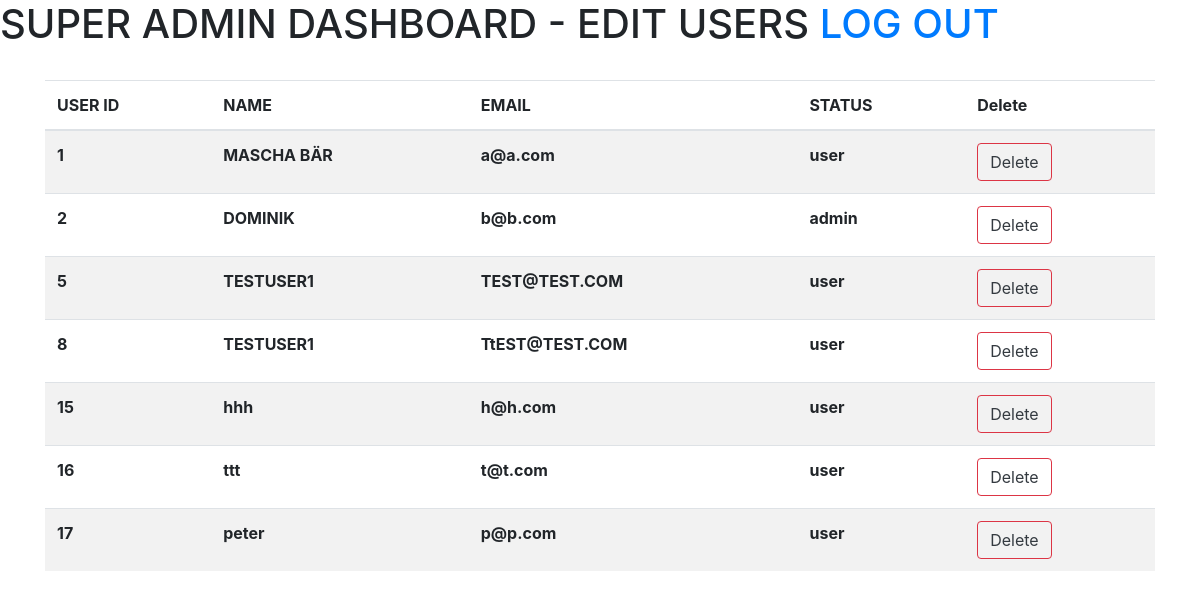
Page /adminusers.php on the earlier database version.
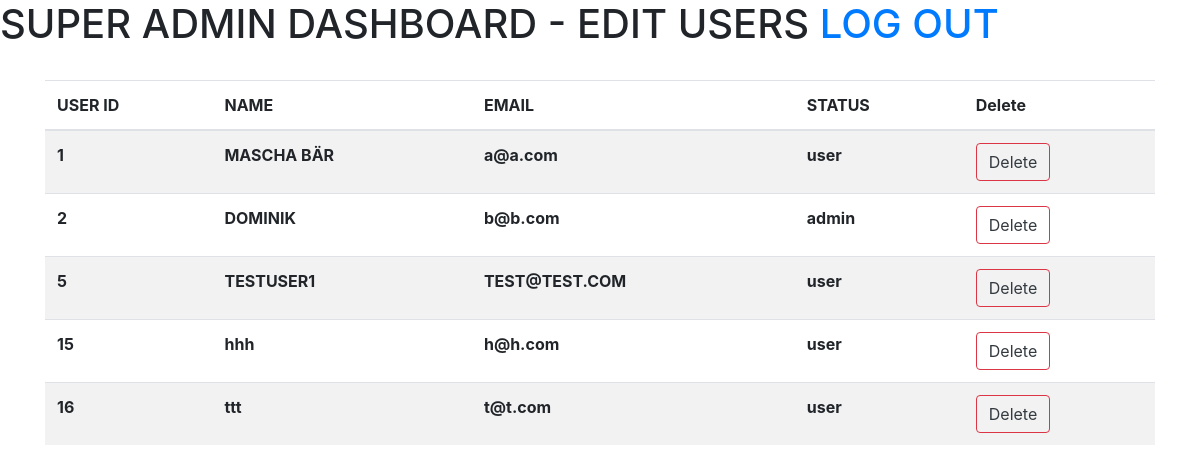
Same page on the later database version.
### tables this page shows
CREATE TABLE `users` (
  `userId` int(11) NOT NULL,
  `userName` varchar(30) NOT NULL,
  `userEmail` varchar(60) NOT NULL,
  `userPass` varchar(255) NOT NULL,
  `status` enum('user','admin','superadmin') NOT NULL DEFAULT 'user'
);

### adminusers.php (the view, shortened to what this page needs)
<?php include "dbconnect.php";
?>
<!DOCTYPE html>
<html>
<head>
    <link rel="stylesheet" href="https://stackpath.bootstrapcdn.com/bootstrap/4.3.1/css/bootstrap.min.css">
</head>
<body>
<h1>SUPER ADMIN DASHBOARD - EDIT USERS <span><a href="logout.php">LOG OUT</a></span></h1>
<br>
<div class="container">
  <table class="table table-striped">
  <thead>
    <tr>
      <th scope="col">USER ID</th>
      <th scope="col">NAME</th>
      <th scope="col">EMAIL</th>
      <th scope="col">STATUS</th>
      <th scope="col">Delete</th>
    </tr>
  </thead>
  <tbody>
  <?php
  $sql = "SELECT * FROM users WHERE status='admin' OR status='user' ";
  $result = mysqli_query($conn, $sql);
  while ($row = mysqli_fetch_assoc($result)) {
    echo '
    <tr>
      <th scope="row">'.$row["userId"].'</th>
      <th scope="row">'.$row["userName"].'</th>
      <th scope="row">'.$row["userEmail"].'</th>
      <th scope="row">'.$row["status"].'</th>
      </th>
      <th scope="row"> <form action ="deleteuser.php" method="post">
      <input type="hidden" name="id" value="' . $row["userId"] . '" />
      <button type="submit"  class="btn btn-outline-danger text-dark">Delete</button>
      </form>
      </th>
          </tr>
    ';
  }
  ?>
  </tbody>
</table>
</div>
</body></html>

Differences in the rows shown:
removed users: userId "8", userName "TESTUSER1", userEmail "TtEST@TEST.COM", status "user"
no longer on this page (row edited): users: userId "17", userName "peter", userEmail "p@p.com", status "user"
